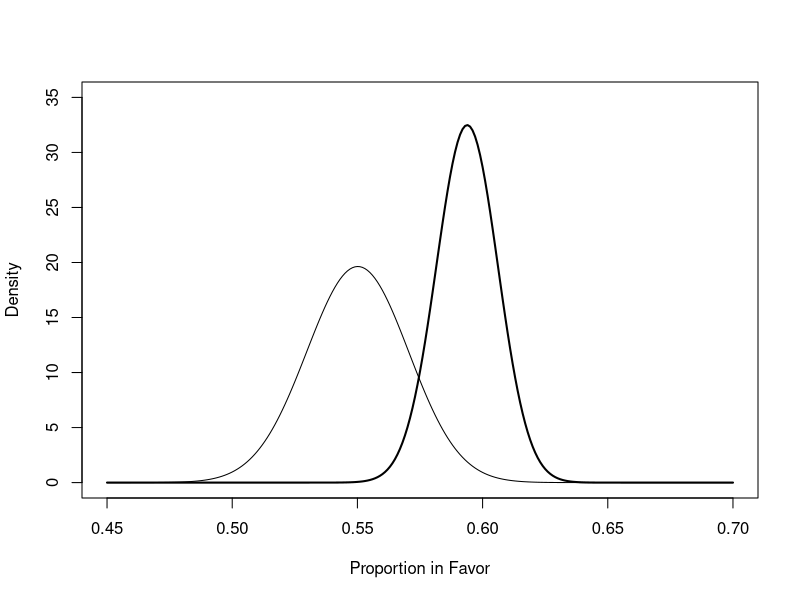
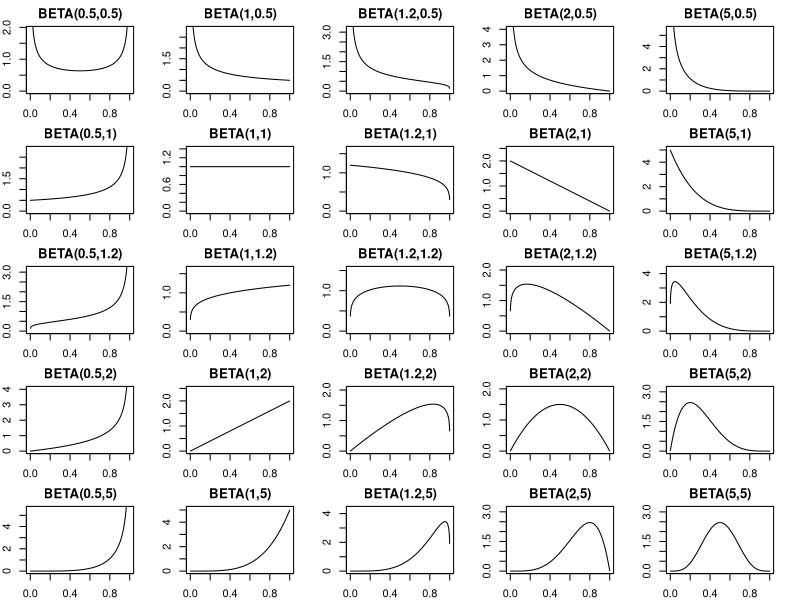
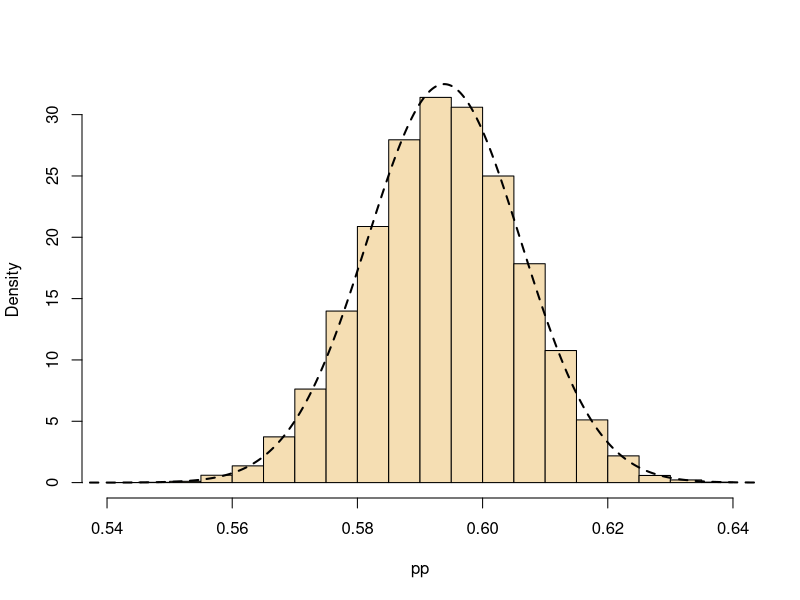
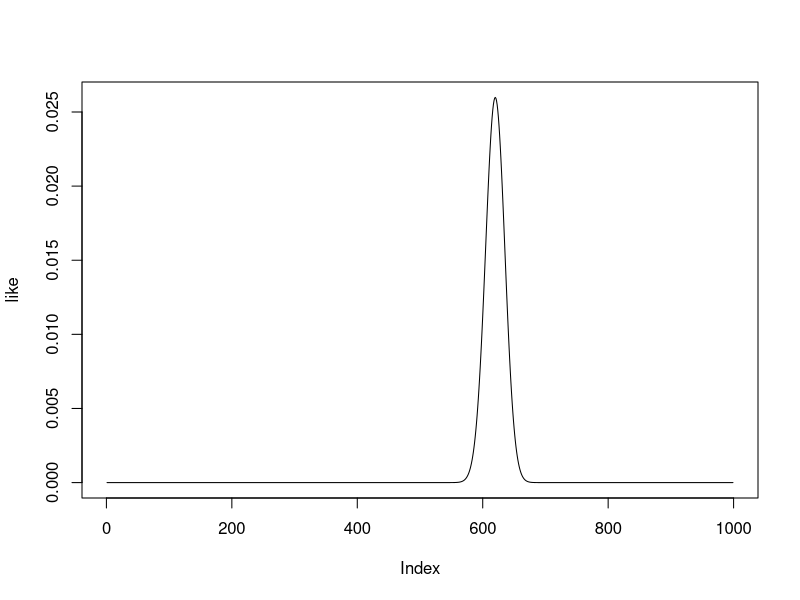

Write R code to recreate these figures, in order.
### Introduction to Probability 
### Simulation and Gibbs Sampling 
### with R
### Chapter 8


## Example 8.5

x = seq(.45, .7, .001)
prior = dbeta(x, 330, 270)
post = dbeta(x, 950, 650)

# Plot similar to Fig. 8.1
# (minor changes for Figures 8.2, 8.3, 8.4, and 8.5)
plot(x, post, type="l", ylim=c(0, 35), lwd=2,
      xlab="Proportion in Favor", ylab="Density")
lines(x, prior)

## ----------



## Problem 8.2

alpha = 1:2000       # trial values of alpha
beta = .818*alpha    # corresponding values of beta

# Vector of probabilities for interval (.51, .59)
prob = pbeta(.59, alpha, beta) - pbeta(.51, alpha, beta)
prob.err = abs(.95 - prob)  # errors for probabilities

# Results: Target parameter values
t.al = alpha[prob.err==min(prob.err)]
t.be = round(.818*t.al)
t.al; t.be

# Checking: Achieved mean and probability
a.mean = t.al/(t.al + t.be)
a.mean
a.prob = pbeta(.59, t.al, t.be) - pbeta(.51, t.al, t.be)
a.prob



## Problem 8.3
# Plot similar to Fig. 8.6

alpha = c(.5, 1, 1.2, 2, 5);  beta = alpha
op = par(no.readonly = TRUE)  # records existing parameters
par(mfrow=c(5, 5))            # formats 5 x 5 matrix of plots
par(mar=rep(2, 4), pty="m")   # sets margins
x = seq(.001, .999, .001)

for (i in 1:5)
   {
   for (j in 1:5) {
     top = .2 + 1.2 * max(dbeta(c(.05, .2, .5, .8, .95),
        alpha[j], beta[i]))
     plot(x,dbeta(x, alpha[i], beta[j]),
        type="l", ylim=c(0, top), xlab="", ylab="",
        main=paste("BETA(",alpha[j],",", beta[i],")", sep="")) }
   }
par(op)                       # restores former parameters 



## Problem 8.5

x = 620;  n = 1000                             # data
m = 10000;  pp = seq(0, 1, length=m)           # grid points
igd = dbeta(pp, 330, 270) * dbinom(x, n, pp)   # integrand
d = mean(igd);  d                              # denominator

# Results
post.mean = mean(pp*igd)/d;  post.mean
post.pr.bigwin = (1/m)*sum(igd[pp > .6])/d;  post.pr.bigwin
1-pbeta(.6, 950, 650)                          # verify (not in text)

post.cum = cumsum((igd/d)/m)
min(pp[post.cum > .025]);  min(pp[post.cum > .975])
qbeta(c(.025, .975), 950, 650)                 # verify (not in text)



## Problem 8.6

set.seed(1234)
m = 100000
piec = numeric(m); piec[1] = 0.7                 # states of chain

for (i in 2:m) 
{
   piec[i] = piec[i-1]                           # if no jump, keep current pi
   piep = runif(1, piec[i-1]-.05, piec[i-1]+.05) # proposal
   nmtr = dnorm(piep, .55, .02)*dbinom(620, 1000, piep) %%1
   dmtr = dnorm(piec[i-1], .55, .02)*dbinom(620, 1000, piec[i-1])
   r = nmtr/dmtr; acc = (min(r,1) > runif(1))    # accept prop.?
   if(acc) {piec[i] = piep} 
}

pp = piec[(m/2+1):m]                             # after burn-in
quantile(pp, c(.025,.975)); mean(pp > .6)
qbeta(c(.025,.975), 950, 650); 1-pbeta(.6, 950, 650)

hist(pp, prob=T, col="wheat", main="")
  xx = seq(.5, .7, len=1000)
  lines(xx, dbeta(xx, 950, 650), lty="dashed", lwd=2)




## Problem 8.7

pp = seq(.001, .999, .001)     # avoid 'pi' (3.1416)
like = dbinom(620, 1000, pp)
plot(like, type="l");  pp[like==max(like)]



## Problem 8.10

alp = 5; kap = 1
p.lo = seq(.001,.05, .00001)
p.up = .95 + p.lo
q.lo = qgamma(p.lo, alp, kap)
q.up = qgamma(p.up, alp, kap)
long = q.up - q.lo          # avoid confusion with function 'length'
c(q.lo[long==min(long)], q.up[long==min(long)])



## Problem 8.11

r = 900;  s = 1100;  x = 103
nu = 6000:14000;  n = length(nu)
prior = rep(1/n, n);  like = dhyper(x, r, nu-r, s)
denom = sum(prior*like)
post = prior*like/denom;  cumpost = cumsum(post)
c(min(nu[cumpost >= .025]), max(nu[cumpost <= .975]))



















